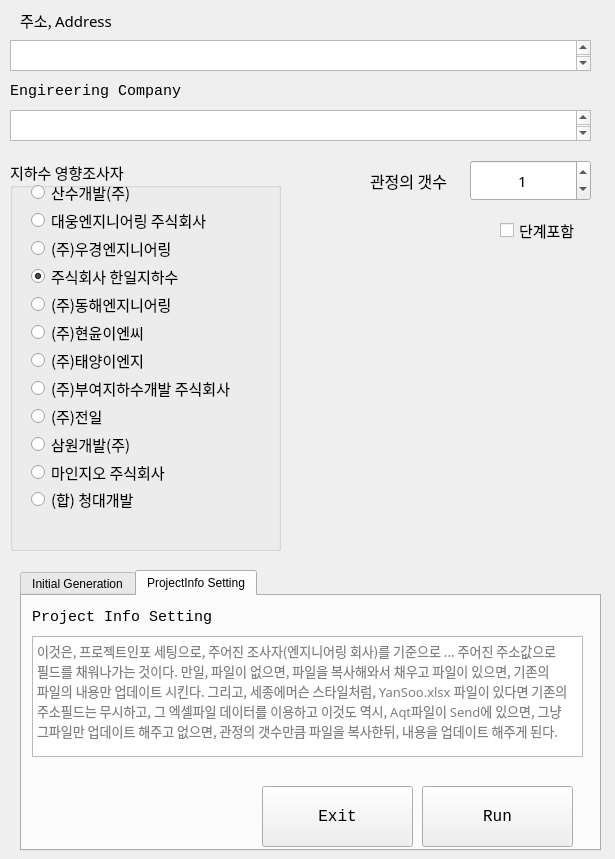
<?xml version="1.0" encoding="UTF-8"?>
<ui version="4.0">
 <class>MainWindow</class>
 <widget class="QMainWindow" name="MainWindow">
  <property name="geometry">
   <rect>
    <x>0</x>
    <y>0</y>
    <width>615</width>
    <height>859</height>
   </rect>
  </property>
  <property name="windowTitle">
   <string>MainWindow</string>
  </property>
  <widget class="QWidget" name="centralwidget">
   <widget class="QTabWidget" name="tabWidget">
    <property name="geometry">
     <rect>
      <x>20</x>
      <y>570</y>
      <width>581</width>
      <height>281</height>
     </rect>
    </property>
    <property name="sizePolicy">
     <sizepolicy hsizetype="Maximum" vsizetype="Maximum">
      <horstretch>0</horstretch>
      <verstretch>0</verstretch>
     </sizepolicy>
    </property>
    <property name="tabPosition">
     <enum>QTabWidget::North</enum>
    </property>
    <property name="tabShape">
     <enum>QTabWidget::Rounded</enum>
    </property>
    <property name="currentIndex">
     <number>1</number>
    </property>
    <property name="iconSize">
     <size>
      <width>32</width>
      <height>32</height>
     </size>
    </property>
    <property name="elideMode">
     <enum>Qt::ElideLeft</enum>
    </property>
    <widget class="QWidget" name="tab_1">
     <attribute name="title">
      <string>Initial Generation</string>
     </attribute>
     <widget class="QTextEdit" name="textEdit_3">
      <property name="geometry">
       <rect>
        <x>20</x>
        <y>50</y>
        <width>541</width>
        <height>31</height>
       </rect>
      </property>
      <property name="font">
       <font>
        <family>맑은 고딕</family>
        <pointsize>11</pointsize>
       </font>
      </property>
     </widget>
     <widget class="QLabel" name="label_4">
      <property name="geometry">
       <rect>
        <x>30</x>
        <y>20</y>
        <width>141</width>
        <height>21</height>
       </rect>
      </property>
      <property name="font">
       <font>
        <family>Consolas</family>
        <pointsize>11</pointsize>
       </font>
      </property>
      <property name="text">
       <string>Message</string>
      </property>
     </widget>
     <widget class="QPushButton" name="pushButton">
      <property name="geometry">
       <rect>
        <x>410</x>
        <y>190</y>
        <width>141</width>
        <height>61</height>
       </rect>
      </property>
      <property name="font">
       <font>
        <family>Consolas</family>
        <pointsize>12</pointsize>
       </font>
      </property>
      <property name="text">
       <string>Run</string>
      </property>
     </widget>
     <widget class="QPushButton" name="pushButton_2">
      <property name="geometry">
       <rect>
        <x>260</x>
        <y>190</y>
        <width>141</width>
        <height>61</height>
       </rect>
      </property>
      <property name="font">
       <font>
        <family>Consolas</family>
        <pointsize>12</pointsize>
       </font>
      </property>
      <property name="text">
       <string>Exit</string>
      </property>
     </widget>
    </widget>
    <widget class="QWidget" name="tab_2">
     <attribute name="title">
      <string>ProjectInfo Setting</string>
     </attribute>
     <widget class="QPushButton" name="pushButton_3">
      <property name="geometry">
       <rect>
        <x>400</x>
        <y>190</y>
        <width>151</width>
        <height>61</height>
       </rect>
      </property>
      <property name="font">
       <font>
        <family>Consolas</family>
        <pointsize>12</pointsize>
       </font>
      </property>
      <property name="text">
       <string>Run</string>
      </property>
     </widget>
     <widget class="QLabel" name="label_5">
      <property name="geometry">
       <rect>
        <x>10</x>
        <y>10</y>
        <width>491</width>
        <height>21</height>
       </rect>
      </property>
      <property name="font">
       <font>
        <family>Consolas</family>
        <pointsize>11</pointsize>
       </font>
      </property>
      <property name="text">
       <string>Project Info Setting</string>
      </property>
     </widget>
     <widget class="QTextEdit" name="textEdit_4">
      <property name="geometry">
       <rect>
        <x>10</x>
        <y>40</y>
        <width>551</width>
        <height>121</height>
       </rect>
      </property>
      <property name="font">
       <font>
        <family>D2Coding</family>
        <pointsize>10</pointsize>
       </font>
      </property>
      <property name="placeholderText">
       <string>이것은, 프로젝트인포 세팅으로, 주어진 조사자(엔지니어링 회사)를 기준으로 ... 주어진 주소값으로 필드를 채워나가는 것이다. 만일, 파일이 없으면, 파일을 복사해와서 채우고 파일이 있으면, 기존의 파일의 내용만 업데이트 시킨다. 그리고, 세종에머슨 스타일처럼, YanSoo.xlsx 파일이 있다면 기존의 주소필드는 무시하고, 그 엑셀파일 데이터를 이용하고 이것도 역시, Aqt파일이 Send에 있으면, 그냥 그파일만 업데이트 해주고 없으면, 관정의 갯수만큼 파일을 복사한뒤, 내용을 업데이트 해주게 된다.</string>
      </property>
     </widget>
     <widget class="QPushButton" name="pushButton_4">
      <property name="geometry">
       <rect>
        <x>240</x>
        <y>190</y>
        <width>151</width>
        <height>61</height>
       </rect>
      </property>
      <property name="font">
       <font>
        <family>Consolas</family>
        <pointsize>12</pointsize>
       </font>
      </property>
      <property name="text">
       <string>Exit</string>
      </property>
     </widget>
    </widget>
   </widget>
   <widget class="QTextEdit" name="textEdit">
    <property name="geometry">
     <rect>
      <x>10</x>
      <y>40</y>
      <width>581</width>
      <height>31</height>
     </rect>
    </property>
    <property name="font">
     <font>
      <family>맑은 고딕</family>
      <pointsize>11</pointsize>
     </font>
    </property>
   </widget>
   <widget class="QLabel" name="label">
    <property name="geometry">
     <rect>
      <x>20</x>
      <y>10</y>
      <width>141</width>
      <height>21</height>
     </rect>
    </property>
    <property name="font">
     <font>
      <family>D2Coding</family>
      <pointsize>11</pointsize>
     </font>
    </property>
    <property name="text">
     <string>주소, Address</string>
    </property>
   </widget>
   <widget class="QLabel" name="label_3">
    <property name="geometry">
     <rect>
      <x>10</x>
      <y>80</y>
      <width>191</width>
      <height>21</height>
     </rect>
    </property>
    <property name="font">
     <font>
      <family>Consolas</family>
      <pointsize>11</pointsize>
     </font>
    </property>
    <property name="text">
     <string>Engireering Company</string>
    </property>
   </widget>
   <widget class="QTextEdit" name="textEdit_2">
    <property name="geometry">
     <rect>
      <x>10</x>
      <y>110</y>
      <width>581</width>
      <height>31</height>
     </rect>
    </property>
    <property name="font">
     <font>
      <family>맑은 고딕</family>
      <pointsize>11</pointsize>
     </font>
    </property>
   </widget>
   <widget class="QGroupBox" name="groupBox">
    <property name="geometry">
     <rect>
      <x>10</x>
      <y>160</y>
      <width>271</width>
      <height>391</height>
     </rect>
    </property>
    <property name="font">
     <font>
      <family>D2Coding</family>
      <pointsize>11</pointsize>
     </font>
    </property>
    <property name="title">
     <string>지하수 영향조사자</string>
    </property>
    <widget class="QRadioButton" name="radio11">
     <property name="geometry">
      <rect>
       <x>21</x>
       <y>301</y>
       <width>218</width>
       <height>22</height>
      </rect>
     </property>
     <property name="font">
      <font>
       <family>맑은 고딕</family>
       <pointsize>11</pointsize>
      </font>
     </property>
     <property name="text">
      <string>마인지오 주식회사</string>
     </property>
    </widget>
    <widget class="QRadioButton" name="radio1">
     <property name="geometry">
      <rect>
       <x>21</x>
       <y>21</y>
       <width>218</width>
       <height>22</height>
      </rect>
     </property>
     <property name="font">
      <font>
       <family>맑은 고딕</family>
       <pointsize>11</pointsize>
      </font>
     </property>
     <property name="text">
      <string>산수개발(주)</string>
     </property>
    </widget>
    <widget class="QRadioButton" name="radio5">
     <property name="geometry">
      <rect>
       <x>21</x>
       <y>133</y>
       <width>218</width>
       <height>22</height>
      </rect>
     </property>
     <property name="font">
      <font>
       <family>맑은 고딕</family>
       <pointsize>11</pointsize>
      </font>
     </property>
     <property name="text">
      <string>(주)동해엔지니어링</string>
     </property>
    </widget>
    <widget class="QRadioButton" name="radio4">
     <property name="geometry">
      <rect>
       <x>21</x>
       <y>105</y>
       <width>218</width>
       <height>22</height>
      </rect>
     </property>
     <property name="font">
      <font>
       <family>맑은 고딕</family>
       <pointsize>11</pointsize>
      </font>
     </property>
     <property name="text">
      <string>주식회사 한일지하수</string>
     </property>
     <property name="checked">
      <bool>true</bool>
     </property>
    </widget>
    <widget class="QRadioButton" name="radio2">
     <property name="geometry">
      <rect>
       <x>21</x>
       <y>49</y>
       <width>218</width>
       <height>22</height>
      </rect>
     </property>
     <property name="font">
      <font>
       <family>맑은 고딕</family>
       <pointsize>11</pointsize>
      </font>
     </property>
     <property name="text">
      <string>대웅엔지니어링 주식회사</string>
     </property>
    </widget>
    <widget class="QRadioButton" name="radio8">
     <property name="geometry">
      <rect>
       <x>21</x>
       <y>217</y>
       <width>218</width>
       <height>22</height>
      </rect>
     </property>
     <property name="font">
      <font>
       <family>맑은 고딕</family>
       <pointsize>11</pointsize>
      </font>
     </property>
     <property name="text">
      <string>(주)부여지하수개발 주식회사</string>
     </property>
    </widget>
    <widget class="QRadioButton" name="radio6">
     <property name="geometry">
      <rect>
       <x>21</x>
       <y>161</y>
       <width>218</width>
       <height>22</height>
      </rect>
     </property>
     <property name="font">
      <font>
       <family>맑은 고딕</family>
       <pointsize>11</pointsize>
      </font>
     </property>
     <property name="text">
      <string>(주)현윤이엔씨</string>
     </property>
    </widget>
    <widget class="QRadioButton" name="radio10">
     <property name="geometry">
      <rect>
       <x>21</x>
       <y>273</y>
       <width>218</width>
       <height>22</height>
      </rect>
     </property>
     <property name="font">
      <font>
       <family>맑은 고딕</family>
       <pointsize>11</pointsize>
      </font>
     </property>
     <property name="text">
      <string>삼원개발(주)</string>
     </property>
     <property name="checked">
      <bool>false</bool>
     </property>
    </widget>
    <widget class="QRadioButton" name="radio7">
     <property name="geometry">
      <rect>
       <x>21</x>
       <y>189</y>
       <width>218</width>
       <height>22</height>
      </rect>
     </property>
     <property name="font">
      <font>
       <family>맑은 고딕</family>
       <pointsize>11</pointsize>
      </font>
     </property>
     <property name="text">
      <string>(주)태양이엔지</string>
     </property>
    </widget>
    <widget class="QRadioButton" name="radio9">
     <property name="geometry">
      <rect>
       <x>21</x>
       <y>245</y>
       <width>218</width>
       <height>22</height>
      </rect>
     </property>
     <property name="font">
      <font>
       <family>맑은 고딕</family>
       <pointsize>11</pointsize>
      </font>
     </property>
     <property name="text">
      <string>(주)전일</string>
     </property>
    </widget>
    <widget class="QRadioButton" name="radio3">
     <property name="geometry">
      <rect>
       <x>21</x>
       <y>77</y>
       <width>218</width>
       <height>22</height>
      </rect>
     </property>
     <property name="font">
      <font>
       <family>맑은 고딕</family>
       <pointsize>11</pointsize>
      </font>
     </property>
     <property name="text">
      <string>(주)우경엔지니어링</string>
     </property>
    </widget>
    <widget class="QRadioButton" name="radio12">
     <property name="geometry">
      <rect>
       <x>21</x>
       <y>329</y>
       <width>218</width>
       <height>21</height>
      </rect>
     </property>
     <property name="font">
      <font>
       <family>맑은 고딕</family>
       <pointsize>11</pointsize>
      </font>
     </property>
     <property name="text">
      <string>(합) 청대개발</string>
     </property>
    </widget>
   </widget>
   <widget class="QLabel" name="label_2">
    <property name="geometry">
     <rect>
      <x>370</x>
      <y>170</y>
      <width>91</width>
      <height>21</height>
     </rect>
    </property>
    <property name="font">
     <font>
      <family>D2Coding</family>
      <pointsize>12</pointsize>
     </font>
    </property>
    <property name="text">
     <string>관정의 갯수</string>
    </property>
   </widget>
   <widget class="QCheckBox" name="checkBox">
    <property name="geometry">
     <rect>
      <x>500</x>
      <y>220</y>
      <width>81</width>
      <height>20</height>
     </rect>
    </property>
    <property name="font">
     <font>
      <family>D2Coding</family>
      <pointsize>11</pointsize>
     </font>
    </property>
    <property name="text">
     <string>단계포함</string>
    </property>
   </widget>
   <widget class="QSpinBox" name="spinBox">
    <property name="geometry">
     <rect>
      <x>470</x>
      <y>160</y>
      <width>121</width>
      <height>41</height>
     </rect>
    </property>
    <property name="font">
     <font>
      <family>D2Coding</family>
      <pointsize>11</pointsize>
     </font>
    </property>
    <property name="alignment">
     <set>Qt::AlignCenter</set>
    </property>
    <property name="buttonSymbols">
     <enum>QAbstractSpinBox::UpDownArrows</enum>
    </property>
    <property name="showGroupSeparator" stdset="0">
     <bool>false</bool>
    </property>
    <property name="value">
     <number>1</number>
    </property>
   </widget>
  </widget>
 </widget>
 <resources/>
 <connections/>
</ui>
